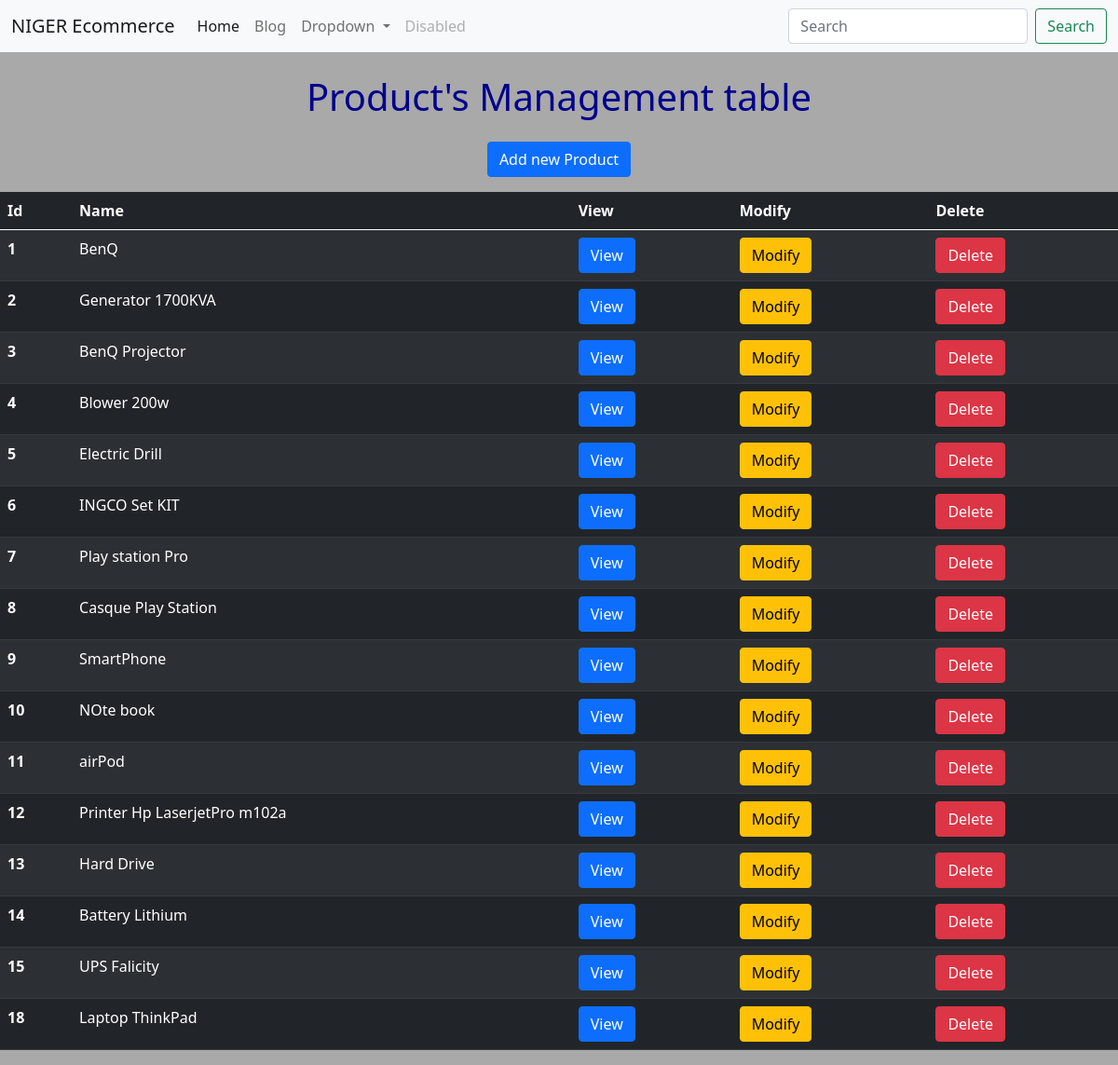
The page /product_table (signed in) on the database its author committed.
### product/models.py (models this page shows, shortened)
class Product(models.Model):
    name = models.CharField(max_length=200)
    description = models.TextField()
    price = models.DecimalField(decimal_places=3, max_digits=100000)
    image = models.ImageField(upload_to='image', blank=True)
    slug = models.SlugField(null=True)
    date_time = models.DateTimeField(null=True)
    actif = models.BooleanField(default=True)
    def get_absolute_url(self):
        return reverse("update", kwargs={"my_id": self.pk})

### product/views.py (the view)
# urls.py: path('product_table', product_table, name='table'),
@login_required(login_url='login')
def product_table(request):
    obj = Product.objects.all()
    return render(request, 'products/product_table.html', {'obj':obj})

### templates/products/product_table.html
{% extends "base.html" %}
{% block content %}
    <center>
        <h1 style="color: darkblue;">Product's Management table</h1>
        <a href="{% url 'create' %}" class="btn btn-primary m-3">Add new Product</a>
        <table class="table table-dark table-striped">
            <thead>
                <tr>
                  <th scope="col">Id</th>
                  <th scope="col">Name</th>
                  <th scope="col">View</th>
                  <th scope="col">Modify</th>
                  <th scope="col">Delete</th>
                </tr>
            </thead>
            <tbody>
                {% for product in obj %}
                    <tr>
                        <th scope="row">{{ product.id }}</th>
                        <td>{{ product.name }}</td>
                        <td><a href="" class="btn btn-primary">View</a></td>
                        <td><a href="{{ product.get_absolute_url }}" class="btn btn-warning">Modify</a></td>
                        <td><a href="product_delete/{{product.id}}" class="btn btn-danger">Delete</a></td>
                    </tr>
                {% endfor %}
            </tbody>
        </table>
    </center>
{% endblock content %}

### static/style.css (style rules this page uses)
body { background-color: darkgray; }

### rows shown on the page
Product: id "1", name "BenQ"
Product: id "2", name "Generator 1700KVA"
Product: id "3", name "BenQ Projector"
Product: id "4", name "Blower 200w"
Product: id "5", name "Electric Drill"
Product: id "6", name "INGCO Set KIT"
Product: id "7", name "Play station Pro"
Product: id "8", name "Casque Play Station"
Product: id "9", name "SmartPhone"
Product: id "10", name "NOte book"
Product: id "11", name "airPod"
Product: id "12", name "Printer Hp LaserjetPro m102a"
Product: id "13", name "Hard Drive"
Product: id "14", name "Battery Lithium"
Product: id "15", name "UPS Falicity"
Product: id "18", name "Laptop ThinkPad"
